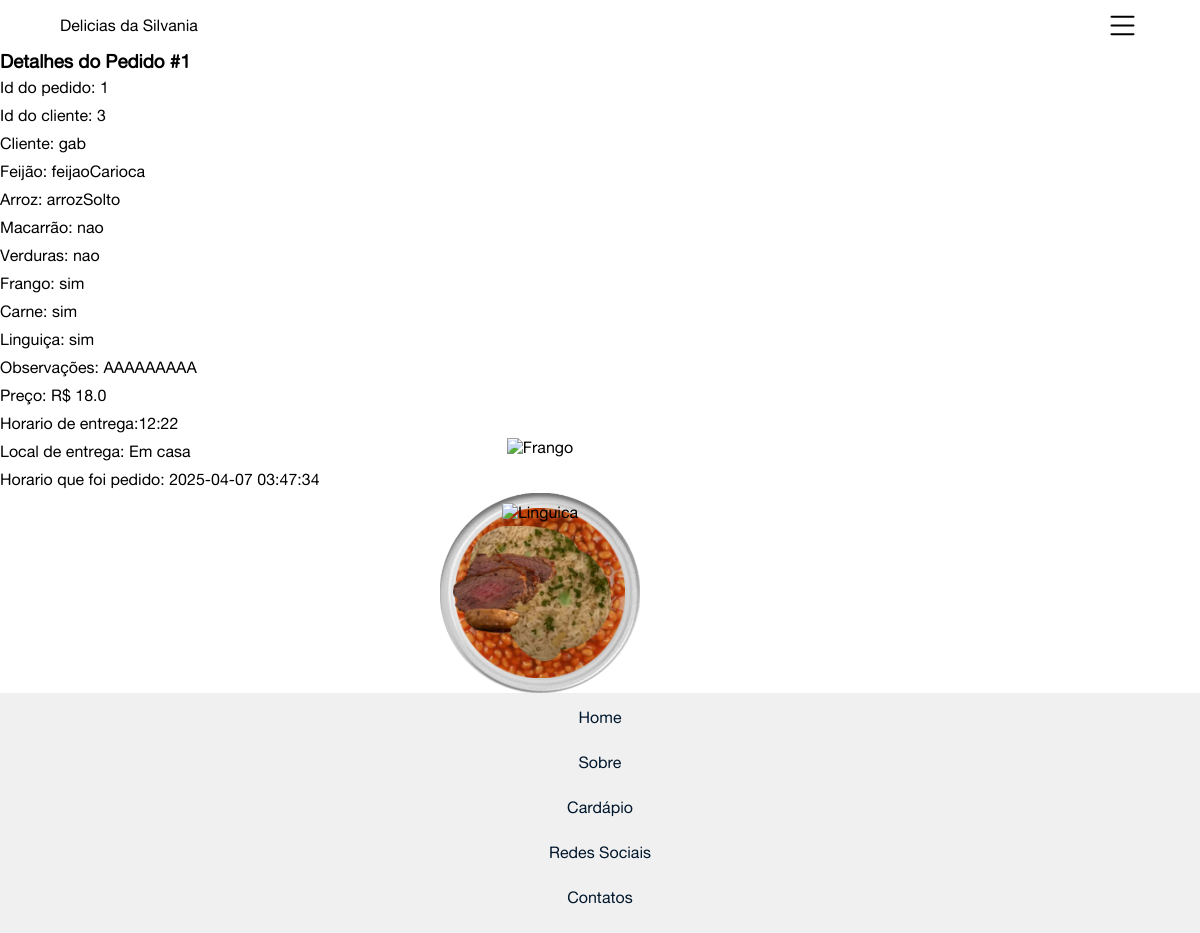
The app's page /lista/1 with its own data.
### tables this page shows
CREATE TABLE pedidos (
                     id INTEGER PRIMARY KEY AUTOINCREMENT,
                     id_Cliente INT NOT NULL,
                     nome_Cliente TEXT NOT NULL,
                     tipo_Feijao TEXT,
                     tipo_Arroz TEXT,
                     macarrao TEXT,
                     verdura TEXT,
                     frango TEXT,
                     carne TEXT,
                     linguica TEXT,
                     obs TEXT,
                     preco FLOAT,
                     horario_Entrega DATETIME,
                     local_Entrega TEXT NOT NULL,
                     hora_Do_Pedido DATETIME DEFAULT CURRENT_TIMESTAMP
                );

### main.py (the view)
@app.route("/lista/<int:pedido_id>")
def pedido_completo(pedido_id):
    pedido = pedidosDB.id_buscar(pedido_id)
    if pedido:
        return render_template("pedido_completo.html", pedido=pedido)
    else:
        mensagem='Pedido não encontrado'
        return render_template("lista_pedido.html", mensagem=mensagem)

### pedidosDB.py (called while the page is built)
def id_buscar(pedido_id):
    conn = sqlite.connect('pedidosDB.sqlite')
    cursor = conn.cursor()
    cursor.execute('SELECT * FROM pedidos WHERE id = ?', (pedido_id, ))
    pedido = cursor.fetchone()
    conn.close()
    return pedido

### templates/pedido_completo.html (shortened to what this page needs)
{% extends "home.html" %}
{% block content %}
    <div class="container" id="coluna">
        <div class="pedido-container">
            <h3>Detalhes do Pedido #{{ pedido[0] }}</h3>
            <div class="pedido-detalhes"><span class="pedido-detalhes">Id do pedido:</span> {{ pedido[0] }}</div>
            <div class="pedido-detalhes"><span class="pedido-detalhes">Id do cliente:</span> {{ pedido[1] }}</div>
            <div class="pedido-detalhes"><span class="pedido-detalhes">Cliente:</span> {{ pedido[2] }}</div>
            <div class="pedido-detalhes"><span class="pedido-detalhes">Feijão:</span> {{ pedido[3] }}</div>
            <div class="pedido-detalhes"><span class="pedido-detalhes">Arroz:</span> {{ pedido[4] }}</div>
            <div class="pedido-detalhes"><span class="pedido-detalhes">Macarrão:</span> {{ pedido[5] }}</div>
            <div class="pedido-detalhes"><span class="pedido-detalhes">Verduras:</span> {{ pedido[6] }}</div>
            <div class="pedido-detalhes"><span class="pedido-detalhes">Frango:</span> {{ pedido[7] }}</div>
            <div class="pedido-detalhes"><span class="pedido-detalhes">Carne:</span> {{ pedido[8] }}</div>
            <div class="pedido-detalhes"><span class="pedido-detalhes">Linguiça:</span> {{ pedido[9] }}</div>
            <div class="pedido-detalhes"><span class="pedido-detalhes">Observações:</span> {{ pedido[10] }}</div>
            <div class="pedido-detalhes"><span class="pedido-detalhes">Preço:</span> R$ {{ pedido[11] }}</div>
            <div class="pedido-detalhes"><span class="pedido-detalhes">Horario de entrega:</span>{{ pedido[12] }}</div>
            <div class="pedido-detalhes"><span class="pedido-detalhes">Local de entrega:</span> {{ pedido[13] }}</div>
            <div class="pedido-detalhes"><span class="pedido-detalhes">Horario que foi pedido:</span> {{ pedido[14] }}</div>
        </div>
         <div class="container-quentinha">
            <div class="quentinha">
                {% if pedido[9] == "sim" %}
                    <img src="/static/linguica.png" alt="Linguica" class="ingrediente linguica">
                {% endif %}
            </div>
        </div>
    </div>
{% endblock %}

### templates/home.html (shortened to what this page needs)
<!DOCTYPE html>
<html lang="pt-br">
<head>
    <link rel="stylesheet" href="/static/css/style.css">
</head>
<body>
    <div class="container">
        <nav>
            <ul>
                <li>
                    Delicias da Silvania
                </li>
                <li onclick=mostrarSideBar()>
                    <img src="/static/menu.svg" class="svg" alt="">
                </li>
            </ul>
        </div>
    <main>
        {% block content %}{% endblock %}
    </main>
    <div class="container">
        <footer>
            <ul>
                <li>
                    <a href="/">Home</a>
                </li>
                <li>
                    <a href="">Sobre</a>
                </li>
                <li>
                    <a href="/cardapio">Cardápio</a>
                </li>
                <li>
                    <a href="">Redes Sociais</a>
                </li>
                <li>
                    <a href="">Contatos</a>
                </li>
            </ul>
        </footer>
    </div>
</body>
</html>

### static/css/style.css (style rules this page uses)
* { margin: 0; padding: 0; box-sizing: border-box; scroll-behavior: smooth; font-family: "Alte-Regular"; }
:root { --primary: #db0007; --light: #fff; --dark: #00172d; ---rgba: rgba(0,0,0,0.2) }
nav { display: flex; box-shadow: var(---rgba); width: 90%; align-items: center; justify-content: space-evenly; }
nav ul { width: 100%; list-style: none; display: flex; justify-content: flex-end; align-items: center }
nav li { height: 50px; display: flex; align-items: center; }
nav li:first-child { margin-right: auto; }
footer { display: flex; justify-content: center; background-color: #f0f0f0; width: 100%; text-decoration: none; list-style: none; }
footer li { width: 100%; height: 30px; margin: 15px 0 15px; text-align: center; text-decoration: none; list-style: none; }
footer a { width: 100%; text-decoration: none; color: var(--dark); }
.container { display: flex; justify-content: center; width: 100%; }
.pedido-detalhes { padding: 5px 0 5px; }
.pedido-container { display: flex; width: 90%; flex-flow: column; }
.quentinha { display: flex; justify-content: center; align-items: center; width: 90%; }
#coluna { flex-flow: column; }
.ingrediente { position: absolute; }
.linguica { height: 180px; }
.svg { fill: black; width: 35px; }

### records on screen
pedidos: id "1", id_Cliente "3", nome_Cliente "gab", tipo_Feijao "feijaoCarioca", tipo_Arroz "arrozSolto", macarrao "nao", verdura "nao", frango "sim", carne "sim", linguica "sim", obs "AAAAAAAAA", preco "18.0", horario_Entrega "12:22", local_Entrega "Em casa", hora_Do_Pedido "2025-04-07 03:47:34"
